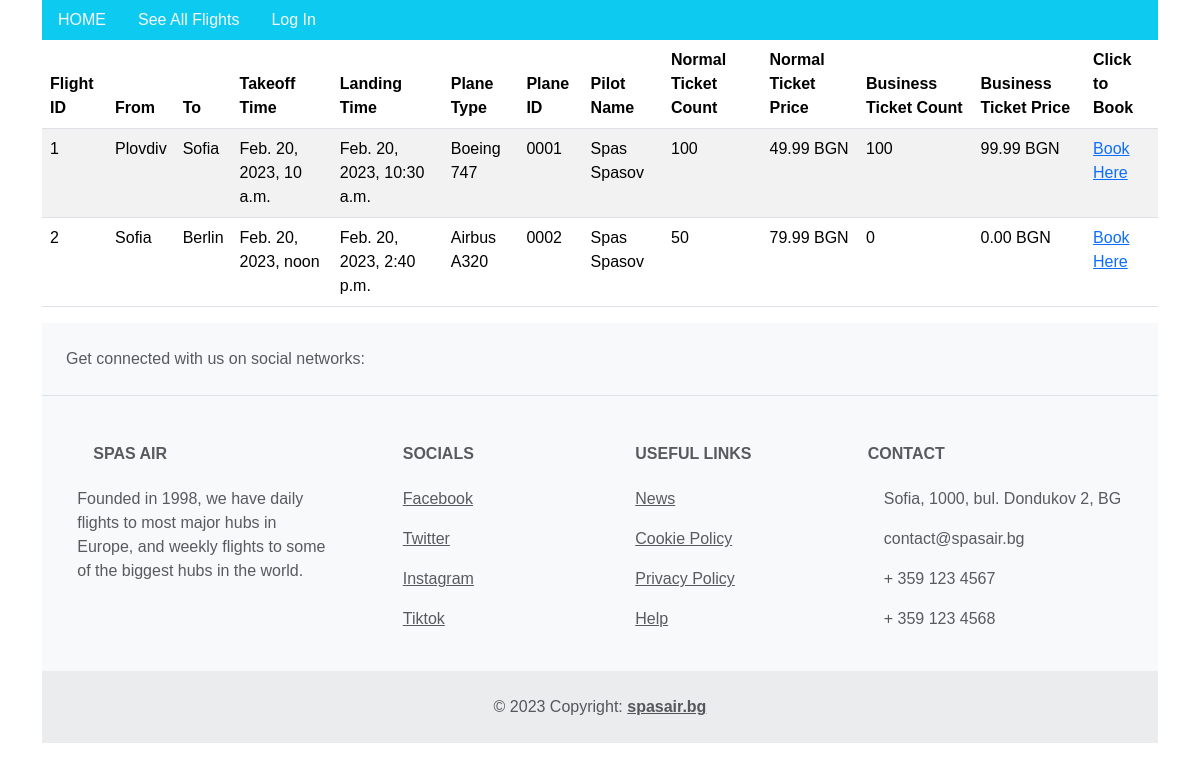
The page /see_flights on the database its author committed.
### flights/models.py (models this page shows)
class Flight(models.Model):
    from_location = models.CharField(max_length=20)
    to_location = models.CharField(max_length=20)
    takeoff_time = models.DateTimeField()
    landing_time = models.DateTimeField()
    plane_type = models.CharField(max_length=20)
    plane_id = models.CharField(max_length=20)
    pilot_name = models.CharField(max_length=40)
    normal_ticket_count = models.IntegerField()
    business_ticket_count = models.IntegerField()
    normal_ticket_price = models.DecimalField(decimal_places=2, max_digits=5)
    business_ticket_price = models.DecimalField(decimal_places=2, max_digits=5)
    def __str__(self):
        return f"{self.pk} - {self.from_location} -> {self.to_location} - {self.plane_id}"

### flights/views.py (the view)
# urls.py: path("see_flights", views.seeflights, name="seeflights"),
def seeflights(request):
    data = get_list_or_404(models.Flight)
    print(data)
    ctx = {
        "data": data
    }
    return render(request, "flights/seeflights.html", ctx)

### flights/templates/flights/seeflights.html (shortened to what this page needs)
{% extends 'master.html' %}
{% block content %}
<table id="sortTable" class="display table table-striped" style="width:100%">
    <thead>
        <tr>
            <th>Flight ID</th>
            <th>From</th>
            <th>To</th>
            <th>Takeoff Time</th>
            <th>Landing Time</th>
            <th>Plane Type</th>
            <th>Plane ID</th>
            <th>Pilot Name</th>
            <th>Normal Ticket Count</th>
            <th>Normal Ticket Price</th>
            <th>Business Ticket Count</th>
            <th>Business Ticket Price</th>
            <th>Click to Book</th>
        </tr>
    </thead>
    <tbody>
        {% for item in data %}
        <tr>
            <td>{{ item.pk }}</td>
            <td>{{ item.from_location }}</td>
            <td>{{ item.to_location }}</td>
            <td>{{ item.takeoff_time }}</td>
            <td>{{ item.landing_time }}</td>
            <td>{{ item.plane_type }}</td>
            <td>{{ item.plane_id }}</td>
            <td>{{ item.pilot_name }}</td>
            <td>{{ item.normal_ticket_count }}</td>
            <td>{{ item.normal_ticket_price }} BGN</td>
            <td>{{ item.business_ticket_count }}</td>
            <td>{{ item.business_ticket_price }} BGN</td>
            <td><a href="/">Book Here</a>
        </tr>
        {% endfor %}
</table>
{% include 'footer.html' %}
{% endblock content %}

### flights/templates/master.html (shortened to what this page needs)
<!DOCTYPE html>
<html lang="en">
<head>
    {% load bootstrap5 %}
    {% bootstrap_css %}
</head>
<body>
    <div class="container" style="font-family: arial, sans-serif">
        <ul class="nav bg-info">
          <li class="nav-item">
            <a class="nav-link link-light" href="/">HOME</a>
          </li>
          <li class="nav-item">
            <a class="nav-link link-light" href="{% url 'flight:seeflights' %}">See All Flights</a>
          </li>
          <li class="nav-item">
            <a class="nav-link link-light" href="{% url 'flight:login' %}">Log In</a>
          </li>
        </ul>
        {% block content %}
        {% endblock content %}
    </div>
</body>
</html>

### flights/templates/footer.html (shortened to what this page needs)
<footer class="text-center text-lg-start bg-light text-muted">
    <section class="d-flex justify-content-center justify-content-lg-between p-4 border-bottom">
      <div class="me-5 d-none d-lg-block">
        <span>Get connected with us on social networks:</span>
      </div>
      <div>
      </div>
    </section>
    <section class="">
      <div class="container text-center text-md-start mt-5">
        <div class="row mt-3">
          <div class="col-md-3 col-lg-4 col-xl-3 mx-auto mb-4">
            <h6 class="text-uppercase fw-bold mb-4">
              Spas air
            </h6>
            <p>
              Founded in 1998, we have daily flights to most major hubs in Europe, and weekly flights to some of the biggest hubs in the world.
            </p>
          </div>
          <div class="col-md-2 col-lg-2 col-xl-2 mx-auto mb-4">
            <h6 class="text-uppercase fw-bold mb-4">
              Socials
            </h6>
            <p>
              <a href="https://www.youtube.com/watch?v=dQw4w9WgXcQ" class="text-reset">Facebook</a>
            </p>
            <p>
              <a href="https://www.youtube.com/watch?v=dQw4w9WgXcQ" class="text-reset">Twitter</a>
            </p>
            <p>
              <a href="https://www.youtube.com/watch?v=dQw4w9WgXcQ" class="text-reset">Instagram</a>
            </p>
            <p>
              <a href="https://www.youtube.com/watch?v=dQw4w9WgXcQ" class="text-reset">Tiktok</a>
            </p>
          </div>
          <div class="col-md-3 col-lg-2 col-xl-2 mx-auto mb-4">
            <h6 class="text-uppercase fw-bold mb-4">
              Useful links
            </h6>
            <p>
              <a href="https://www.youtube.com/watch?v=dQw4w9WgXcQ" class="text-reset">News</a>
            </p>
            <p>
              <a href="https://www.youtube.com/watch?v=dQw4w9WgXcQ" class="text-reset">Cookie Policy</a>
            </p>
            <p>
              <a href="https://www.youtube.com/watch?v=dQw4w9WgXcQ" class="text-reset">Privacy Policy</a>
            </p>
            <p>
              <a href="https://www.youtube.com/watch?v=dQw4w9WgXcQ" class="text-reset">Help</a>
            </p>
          </div>
          <div class="col-md-4 col-lg-3 col-xl-3 mx-auto mb-md-0 mb-4">
            <h6 class="text-uppercase fw-bold mb-4">Contact</h6>
            <p> Sofia, 1000, bul. Dondukov 2, BG</p>
            <p>
              contact@spasair.bg
            </p>
            <p> + 359 123 4567</p>
            <p> + 359 123 4568</p>
          </div>
        </div>
      </div>
    </section>
    <div class="text-center p-4" style="background-color: rgba(0, 0, 0, 0.05);">
      © 2023 Copyright:
      <a class="text-reset fw-bold" href="https://www.youtube.com/watch?v=dQw4w9WgXcQ">spasair.bg</a>
    </div>
  </footer>

### rows shown on the page
Flight: pk "1", from_location "Plovdiv", to_location "Sofia", takeoff_time "Feb. 20, 2023, 10 a.m.", landing_time "Feb. 20, 2023, 10:30 a.m.", plane_type "Boeing 747", plane_id "0001", pilot_name "Spas Spasov", normal_ticket_count "100", normal_ticket_price "49.99", business_ticket_count "100", business_ticket_price "99.99"
Flight: pk "2", from_location "Sofia", to_location "Berlin", takeoff_time "Feb. 20, 2023, noon", landing_time "Feb. 20, 2023, 2:40 p.m.", plane_type "Airbus A320", plane_id "0002", pilot_name "Spas Spasov", normal_ticket_count "50", normal_ticket_price "79.99", business_ticket_count "0", business_ticket_price "0.00"
